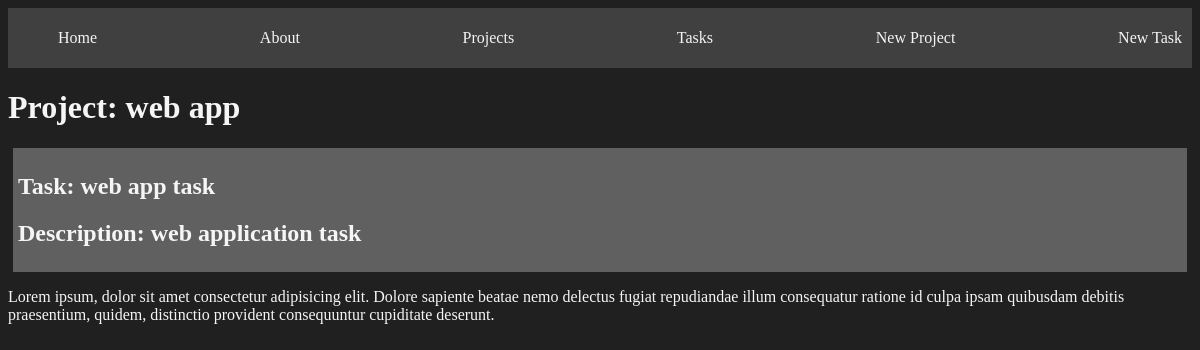
The app's page /projects/2 with its own data.
### myapp/models.py (models this page shows, shortened)
class Project(models.Model):
  title = models.CharField(max_length=100)
  description = models.TextField()
  def __str__(self):
    return self.title

class Task(models.Model):
  title = models.CharField(max_length=100)
  description = models.TextField()
  project = models.ForeignKey(Project, on_delete=models.CASCADE)
  done = models.BooleanField(default=False)

### myapp/views.py (the view)
# urls.py: path('projects/<int:id>', views.project_detail, name='project_detail'),
def project_detail(request, id):
  project = get_object_or_404(Project, id=id)
  return render(request, 'projects/detail.html', {
    'project': project,
    'tasks': project.task_set.all()  # all tasks related to this project
  })

### myapp/templates/projects/detail.html
{% extends 'layouts/base.html' %}
{% block content %}
  <h1>Project: {{project}}</h1>
  {% for task in tasks %}
    <article class="card">
      <h1>Task: {{ task.title }}</h1>
      <h2>Description: {{ task.description }}</h2>
    </article>
  {% endfor %}
  <p>
    Lorem ipsum, dolor sit amet consectetur adipisicing elit. Dolore sapiente
    beatae nemo delectus fugiat repudiandae illum consequatur ratione id culpa
    ipsam quibusdam debitis praesentium, quidem, distinctio provident consequuntur
    cupiditate deserunt.
  </p>
{% endblock %}

### myapp/static/styles/main.css (style rules this page uses)
body { background: #202020; color: #f5f5f5; }
.card { background: #606060; padding: 5px; margin: 5px; }

### records on screen
Project: title "web app"
Task: title "web app task", description "web application task"
